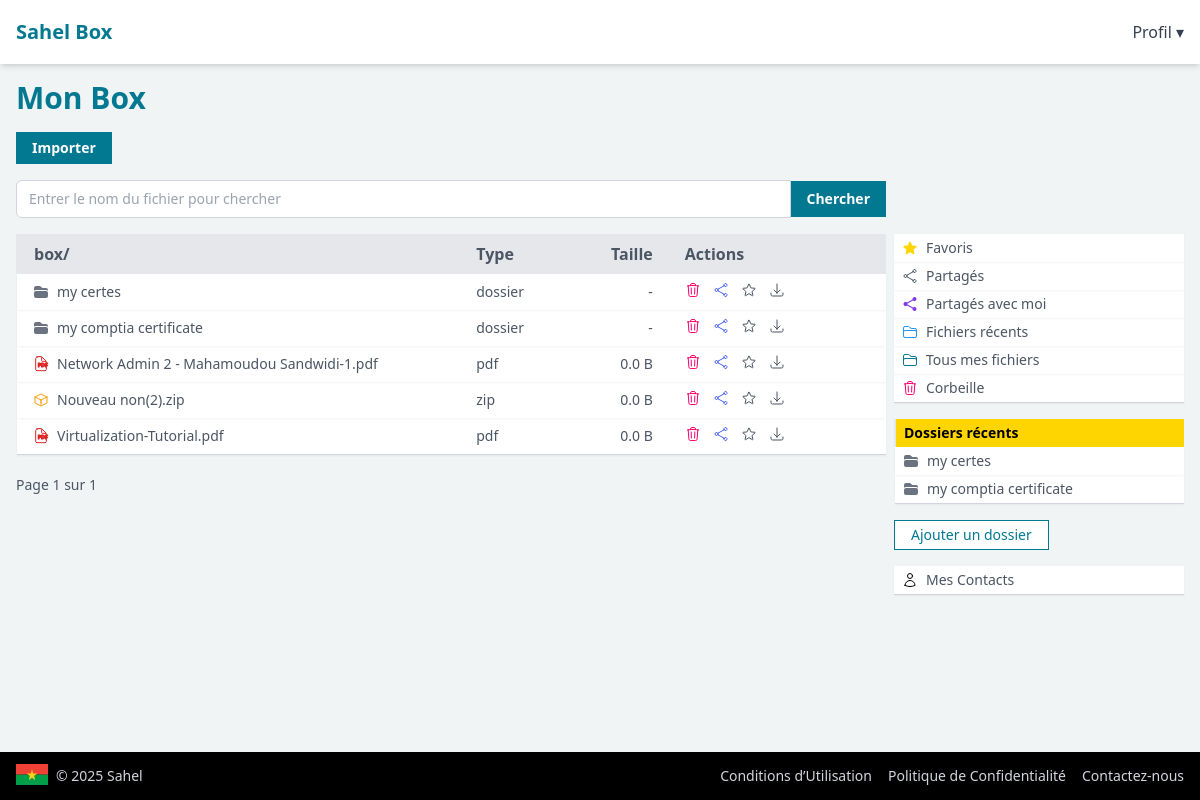
Page /mon-box/?dossier=partages (signed in) on the earlier database version.
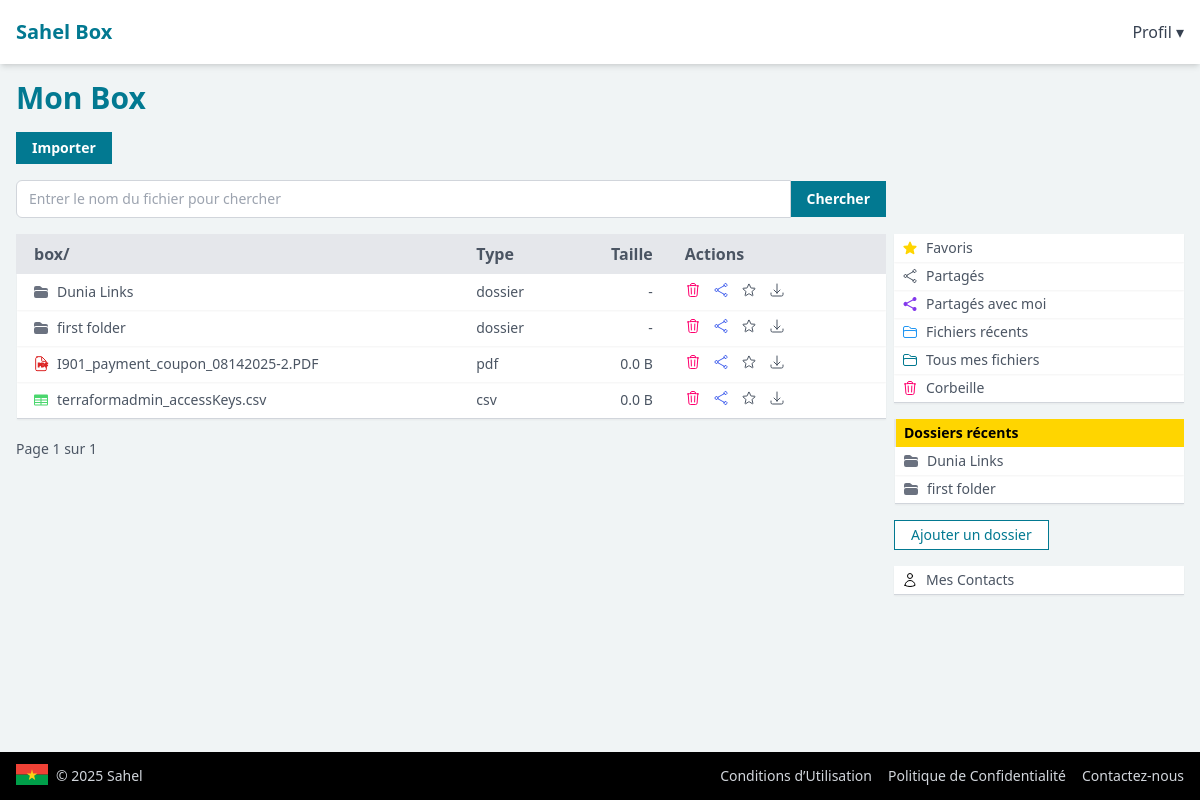
Same page on the later database version.
### drive/models.py (models this page shows, shortened)
class FolderRecord(models.Model):
    name = models.CharField(max_length=255)
    description = models.CharField(max_length=255, null=True, blank=True)
    slug = models.SlugField(max_length=255, unique=True, blank=True)
    folder_uuid = models.UUIDField(default=uuid.uuid4, editable=False, unique=True)
    is_favorite = models.BooleanField(default=False)
    @property
    def is_shared(self):
        if self.shared_at and (not self.share_expires_at or self.share_expires_at > timezone.now()):
            return True
        folder = self.parent
        while folder:
            if folder.shared_at and (not folder.share_expires_at or folder.share_expires_at > timezone.now()):
                return True
            folder = folder.parent
        return False
    shared_at = models.DateTimeField(null=True, blank=True)
    share_expires_at = models.DateTimeField(null=True, blank=True)
    shared_uuid = models.UUIDField(default=uuid.uuid4, unique=True)
    created_at = models.DateTimeField(auto_now_add=True)
    is_deleted = models.BooleanField(default=False)
    deleted_at = models.DateTimeField(null=True, blank=True)
    user = models.ForeignKey(
        get_user_model(),
        on_delete=models.CASCADE,
        related_name='folders'
    )
    parent = models.ForeignKey(
        'self',
        null=True,
        blank=True,
        on_delete=models.CASCADE,
        related_name='subfolders'
    )
    class Meta:
        unique_together = ('user', 'parent', 'name')  # prevent duplicate folder names within same parent
        ordering = ['name']
    @property
    def display_name(self):
        return self.name
    @property
    def type(self):
        return 'folder'
    @property
    def display_type(self):
        return 'dossier'

class FileRecord(models.Model):
    file = models.FileField(upload_to=user_hashed_upload_to)
    name = models.CharField(max_length=255)
    description = models.TextField(blank=True, null=True, max_length=1500)
    file_uuid = models.UUIDField(default=uuid.uuid4, editable=False, unique=True)
    slug = models.SlugField(max_length=255, unique=True, blank=True)
    is_favorite = models.BooleanField(default=False)
    @property
    def is_shared(self):
        if self.shared_at and (not self.share_expires_at or self.share_expires_at > timezone.now()):
            return True
        folder = self.folder
        while folder:
            if folder.shared_at and (not folder.share_expires_at or folder.share_expires_at > timezone.now()):
                return True
            folder = folder.parent
        return False
    shared_at = models.DateTimeField(null=True, blank=True)
    share_expires_at = models.DateTimeField(null=True, blank=True)
    shared_uuid = models.UUIDField(default=uuid.uuid4, unique=True)
    download_limit = models.IntegerField(null=True, blank=True)
    download_count = models.PositiveIntegerField(default=0)
    created_at = models.DateTimeField(auto_now_add=True)
    last_accessed_at = models.DateTimeField(auto_now_add=True, null=True, blank=True)
    last_updated_at = models.DateTimeField(auto_now_add=True)
    is_archived = models.BooleanField(default=False)
    archived_at = models.DateTimeField(null=True, blank=True)
    is_deleted = models.BooleanField(default=False)
    deleted_at = models.DateTimeField(null=True, blank=True)
    folder = models.ForeignKey(
        'FolderRecord',
        on_delete=models.SET_NULL,
        related_name='files',
        null=True,
        blank=True,
    )
    user = models.ForeignKey(
        get_user_model(),
        on_delete=models.CASCADE,
        related_name='files'
    )
    @property
    def size(self):
        if self.file and hasattr(self.file, 'path'):
            try:
                size_bytes = os.path.getsize(self.file.path)
                return size_bytes
            except OSError:
                return 0
        return 0
    @property
    def file_extension(self):
        name = self.name
        return os.path.splitext(name)[1].lower().lstrip('.')
    @property
    def display_name(self):
        return self.name
    @property
    def type(self):
        return 'file'
    @property
    def display_type(self):
        return self.file_extension
    @property
    def display_type_group(self):
        ext = self.display_type.lower()
        categories = {
            'pdf': ['pdf'],
            'image': ['jpg', 'jpeg', 'png', 'gif', 'bmp', 'svg', 'webp', 'tiff'],
            'document': ['pdf', 'doc', 'docx', 'odt', 'rtf', 'txt', 'md'],
            'spreadsheet': ['xls', 'xlsx', 'csv', 'ods'],
            'presentation': ['ppt', 'pptx', 'odp'],
            'archive': ['zip', 'rar', '7z', 'tar', 'gz'],
            'audio': ['mp3', 'wav', 'ogg', 'aac', 'flac', 'm4a'],
            'video': ['mp4', 'webm', 'mov', 'avi', 'mkv', 'wmv', 'flv'],
        }
        for category, extensions in categories.items():
            if ext in extensions:
                return category
        return 'other'
    @property
    def display_size(self):
        return sizeof_fmt(self.size)
    class Meta:
        ordering = ['-created_at']

### drive/views.py (the view, shortened to what this page needs)
# urls.py: path('', views.my_drive_view, name='my-box'),
@require_http_methods(['GET', 'POST'])
@login_required
def my_drive_view(request):
    page_size = request.GET.get('page_size', '20')
    if is_valid_int(page_size):
        page_size = int(page_size)
    else:
        page_size = 20
    page = request.GET.get('page', '1')
    if is_valid_int(page):
        page = int(page)
    else:
        page = 1
    if page_size > 50:
        page_size = 50
    folder = None
    folder_slug = None
    search_term = None
    files=list()
    folders=list()
    if request.method == 'POST':
        search_term = request.POST.get('search_term')
        if search_term:
            files = FileRecord.objects.filter(
                Q(name__icontains=search_term) |
                Q(description__icontains=search_term),
                user=request.user,
                is_deleted=False
            )
            folders = FolderRecord.objects.filter(
                Q(name__icontains=search_term) |
                Q(description__icontains=search_term),
                user=request.user,
                is_deleted=False
            )
    else:
        folder_slug = request.GET.get('dossier')
        if folder_slug == 'fichiers-recents':
            logger.info(f'fetching {folder_slug}...')
            files = FileRecord.objects.filter(
                user=request.user,
                is_deleted=False,
            ).order_by('-last_accessed_at')
            folders = FolderRecord.objects.none()
        elif folder_slug == 'partages':
            logger.info(f'fetching {folder_slug}...')
            files = FileRecord.objects.filter(
                user=request.user,
                is_deleted=False,
            )
            files = [file for file in files if file.is_shared]
            folders = FolderRecord.objects.filter(
                is_deleted=False,
                user=request.user,
            )
            folders = [folder for folder in folders if folder.is_shared]
    items = list(folders) + list(files)
    paginator = Paginator(items, page_size)
    page_obj = paginator.get_page(page)
    return render(request, 'drive/my-drive.html', {
        'files': page_obj,
        'folders': folders,
        'folder': folder,
        'folder_slug': folder_slug,
        'page_data': page_obj,
        'recent_folders': folders[:10],
        'search_term': search_term
    })

### core/utils.py (called while the page is built)
def is_valid_int(s):
    if not s:
        return False
    try:
        int(s)
        return True
    except ValueError:
        return False

### drive/models.py (called while the page is built)
def sizeof_fmt(num, suffix="B"):
    for unit in ["", "K", "M", "G", "T", "P", "E", "Z"]:
        if abs(num) < 1024.0:
            return f"{num:.1f} {unit}{suffix}"
        num /= 1024.0
    return f"{num:.1f} Y{suffix}"

### drive/templates/drive/my-drive.html (shortened to what the changed rows need)
{% extends 'base.html' %}
{% block content %}
<h1 class="text-xl md:text-2xl lg:text-3xl font-bold mb-4 text-[#027991]">Mon Box</h1>
<div>
    <div class="grid md:grid-cols-[3fr_1fr] sm:grid-cols-1 gap-2 mt-4">
        <div>
            <table class="border-b border-gray-300 w-full" id="file-table">
                <thead class="bg-gray-200">
                    <tr>
                        <th class="px-4 py-2 text-left text-md text-gray-600 font-semibold border-l-2 border-gray-200">
                            <a href="{% url 'my-box' %}" class="hover:text-[#027991]">box</a>/
                        </th>
                        <th class="w-[20%] md:w-[12%] px-4 py-2 text-left text-md text-gray-600 font-semibold">
                            Type
                        </th>
                        <th
                            class="w-[20%] md:w-[12%] px-4 py-2 text-left text-md text-gray-600 font-semibold text-right">
                            Taille
                        </th>
                        <th class="w-[25%] px-4 py-2 text-left text-md text-gray-600 font-semibold">
                            Actions
                        </th>
                    </tr>
                </thead>
                <tbody class="bg-white">
                    {% for item in page_data %}
                    <tr class="shadow shadow-sm group hover:bg-gray-50 hover:text-[#027991]">
                        <td class="px-4 py-2 text-md">
                            <div>
                                {% if item.type == 'folder' %}
                                <a href="{% url 'my-box' %}?dossier={{item.slug}}"
                                    class="text-sm flex space-x-2 items-center">
                                    <span class="text-sm text-gray-600">{{item.display_name}}</span>
                                </a>
                                {% else %}
                                <a href="{% url 'file-details' item.slug %}"
                                    class="text-sm flex space-x-2 items-center">
                                    {% include 'partials/record-icon.html' with display_type_group=item.display_type_group %}
                                    <span class="text-sm text-gray-600">{{item.display_name}}</span>
                                </a>
                                {% endif %}
                            </div>
                        </td>
                        <td class="px-4 py-2 text-sm text-gray-600">{{item.display_type}}</td>
                        <td class="px-4 py-2 text-sm text-right text-gray-600">
                            {% if item.type == 'folder' %}
                            -
                            {% else %}
                            {{item.display_size}}
                            {% endif %}
                        </td>
                        <td class="px-4 py-2 text-sm flex items-center space-x-3">
                            {% if item.type == 'folder' %}
                            {% url 'delete-folder' item.slug as delete_url %}
                            {% url 'share-folder' item.slug as share_url %}
                            {% url 'download-folder' item.slug as download_url %}
                            {% else %}
                            {% url 'delete-file' item.slug as delete_url %}
                            {% url 'share-file' item.slug as share_url %}
                            {% url 'download-file' item.slug as download_url %}
                            {% endif %}
                            <a href="{{delete_url}}">
                            </a>
                            <a href="{{share_url}}">
                            </a>
                            <a
                                href="{% url 'toggle-favorite' item.slug %}?type={{item.type}}{% if folder_slug %}&dossier={{folder_slug}}{%endif%}">
                            </a>
                            <a href="{{download_url}}">
                            </a>
                        </td>
                    </tr>
                    {% endfor %}
                </tbody>
            </table>
        </div>
        <div id="right-pane">
            <div id="my-folders">
                {% if recent_folders %}
                <table class="min-w-full border-b border-gray-300 mt-4">
                    <thead class="bg-[#ffd500]">
                        <tr>
                            <th class="px-2 py-1 text-left text-sm font-semibold border-l-2 border-gray-200">
                                <span>Dossiers récents</span>
                            </th>
                        </tr>
                    </thead>
                    <tbody class="bg-white">
                        {% for my_folder in recent_folders %}
                        <tr class="shadow shadow-sm group hover:bg-gray-50">
                            <td class="px-2 py-1 text-sm text-gray-600 hover:text-[#027991]">
                                <a class="flex items-center space-x-2"
                                    href="{% url 'my-box' %}?dossier={{my_folder.slug}}">
                                    <span>{{ my_folder.display_name }}</span>
                                </a>
                            </td>
                        </tr>
                        {% endfor %}
                    </tbody>
                </table>
                {% endif %}
            </div>
        </div>
    </div>
</div>
{% endblock %}

### drive/templates/partials/record-icon.html (shortened to what this page needs)
    {% if display_type_group == 'pdf' %}
    <svg xmlns="http://www.w3.org/2000/svg" class="w-4 h-4 shrink-0 text-red-600" fill="none" viewBox="0 0 24 24"
        stroke="currentColor" stroke-width="1.5">
        <text x="7" y="17" fill="currentColor" font-size="8" font-weight="bold">PDF</text>
    </svg>
    {% endif %}

Differences in the rows shown:
no longer on this page (row edited): FolderRecord: display_name "my certes", display_type "dossier", is_favorite False (drawn)
no longer on this page (row edited): FolderRecord: display_name "my comptia certificate", display_type "dossier", is_favorite False (drawn)
no longer on this page (row edited): FileRecord: shows "PDF", display_name "Network Admin 2 - Mahamoudou Sandwidi-1.pdf", display_type "pdf", display_size "0.0 B", is_favorite False (drawn)
no longer on this page (row edited): FileRecord: display_name "Nouveau non(2).zip", display_type "zip", display_size "0.0 B", is_favorite False (drawn)
no longer on this page (row edited): FileRecord: shows "PDF", display_name "Virtualization-Tutorial.pdf", display_type "pdf", display_size "0.0 B", is_favorite False (drawn)
added FolderRecord: display_name "Dunia Links", display_type "dossier", is_favorite False (drawn)
added FolderRecord: display_name "first folder", display_type "dossier", is_favorite False (drawn)
added FileRecord: shows "PDF", display_name "I901_payment_coupon_08142025-2.PDF", display_type "pdf", display_size "0.0 B", is_favorite False (drawn)
added FileRecord: display_name "terraformadmin_accessKeys.csv", display_type "csv", display_size "0.0 B", is_favorite False (drawn)
